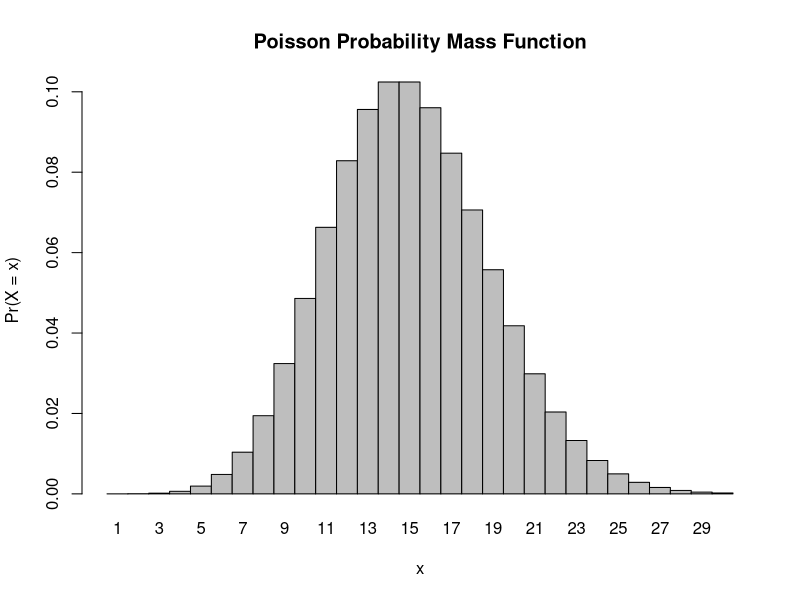
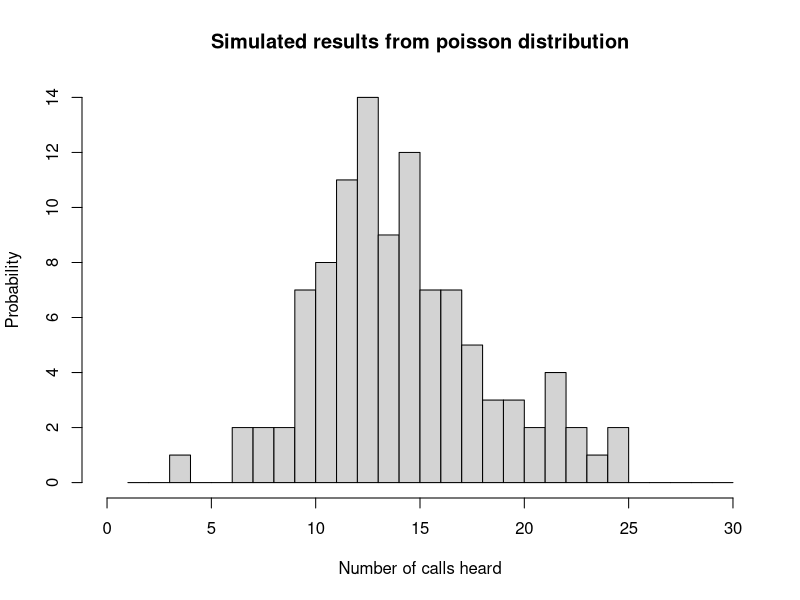

Source code (R) for these figures, in order:
## ---- chunk 1
ppois(q = 8, lambda = 15, lower.tail = F)
# lower.tail is set to FALSE because we want more than 8 calls (so 9 or higher)
## ---- chunk 2
ppois(q = 0, lambda = 15) 
# hearing up to and including 0 calls so i didn't set lower.tail to F like i did previously
## ---- chunk 3
dpois(x = 3, lambda = 15)
## ---- chunk 4
# assigning all values in range 0 ≤ x ≤ 30 to variable x
x <- 1:30 

# creating variable where i calculate dpois using previous info
massfunctionplot <- dpois(x = x, lambda = 15)

# making mass function plot, removing space between individual bars, making title and labeling axes
barplot(massfunctionplot, names.arg = x, space = 0, xlab = "x", ylab = "Pr(X = x)", 
        main = "Poisson Probability Mass Function")
## ---- chunk 5
# n = 104 because that's how many results we want to simulate, lambda = 15 as usual
simulate <- rpois(n = 104, lambda = 15)
## ---- chunk 6
hist(simulate, xlim = range(0:30), breaks = c(1:30), 
     main = "Simulated results from poisson distribution", 
     xlab = "Number of calls heard", ylab = "Probability")
